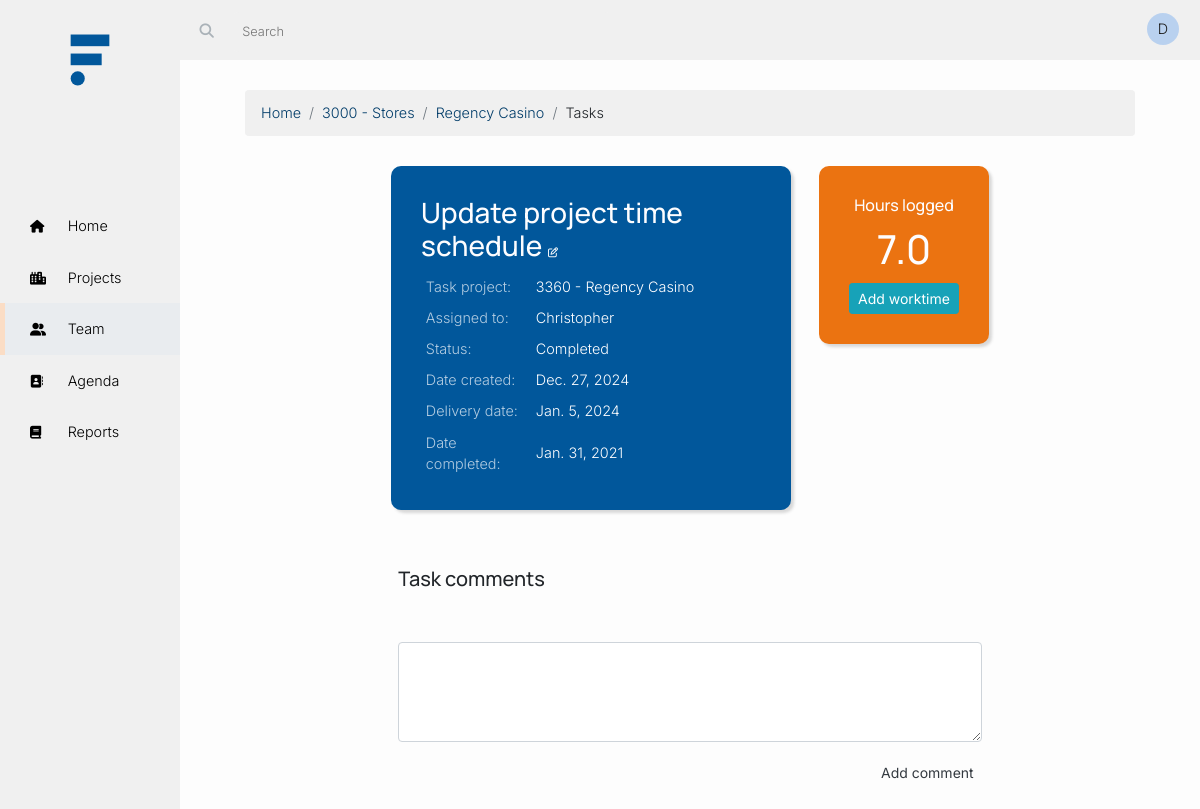
The page /team/tasks/1/ on the database its author committed.
### team/models.py (models this page shows, shortened)
class Task(models.Model):
    task_project = models.ForeignKey(Project,related_name='project_tasks',on_delete=models.CASCADE)
    task_description = models.CharField(max_length=264,unique=False)
    task_description_html = models.TextField(editable=False)
    task_owner = models.ForeignKey(User,related_name='user_tasks',on_delete=models.CASCADE)
    task_asignee = models.ForeignKey(User,related_name='assigned_tasks',on_delete=models.CASCADE, verbose_name='Assign task to')
    task_status_choices = (
        ('Completed', 'Completed'),
        ('Pending', 'Pending'),
    )
    task_status = models.CharField(max_length=30, choices = task_status_choices, blank = False, default="Pending")
    task_creation_date = models.DateTimeField(auto_now=True)
    task_due_date = models.DateField()
    task_completion_date = models.DateTimeField(null=True, blank=True)
    class Meta:
        ordering = ['task_due_date']

### projects/models.py (models this page shows, shortened)
class Project(models.Model):
    project_category = models.ForeignKey(ProjectCategory,related_name='category_projects',on_delete=models.CASCADE)
    project_number = models.IntegerField(unique=True)
    project_name = models.CharField(max_length=264,unique=True)
    project_stage_choices = (
        ('Concept Design', 'CD - Concept Design'),
        ('Schematic Design', 'SD - Schematic Design'),
        ('Design Development', 'DD - Design Development'),
        ('Issued for Construction', 'IFC - Issued for Construction'),
        ('Closed', 'Closed'),
    )
    project_stage = models.CharField(max_length=30, choices = project_stage_choices, blank=False, default="CD")
    project_creator = models.ForeignKey(User,related_name="project_creator",on_delete=models.CASCADE)
    project_members = models.ManyToManyField(User,related_name="user_member_projects")
    project_delivery_date = models.DateField()
    project_status_choices = (
        ('On time', 'On time'),
        ('Delayed', 'Delayed'),
    )
    project_status = models.CharField(max_length=30, choices = project_status_choices, blank=False, default="On time")
    def __str__(self):
        return '{0} - {1}'.format(self.project_number, self.project_name)
    class Meta:
        unique_together = ('project_number','project_creator')
        ordering = ['project_number']

class ProjectCategory(models.Model):
    projectcategory_number = models.IntegerField(unique=True)
    projectcategory_name = models.CharField(max_length=264,unique=True)
    projectcategory_name_html = models.TextField(editable=False,default='',blank=True)
    def __str__(self):
        return '{0} - {1}'.format(self.projectcategory_number, self.projectcategory_name)
    class Meta:
        ordering = ['projectcategory_number']

### team/views.py (the view, shortened to what this page needs)
# urls.py: path('tasks/<int:pk>/', views.task_detail.as_view(), name='task_detail'),
class task_detail(View):
    def get(self, request, *args, **kwargs):
        view = task_display.as_view()
        return view(request, *args, **kwargs)

### team/forms.py
class CommentForm(forms.ModelForm):
    class Meta:
        model = Comment
        fields = ('comment_task','comment_author','comment_text',)
        labels = {
            'comment_text': '',
        }
        widgets = {
            'comment_author': forms.HiddenInput(),
            'comment_task': forms.HiddenInput(),
            'comment_text': forms.Textarea(),
            }

### ProjectManagement/context_processors.py (called while the page is built)
def user_colors(request):
    if request.user.is_authenticated:
        R_name_length = len(str(request.user))*40%255
        G_date_joined = int(str(request.user.date_joined)[14:16])*40%255
        B_date_joined = int(str(request.user.date_joined)[17:19])*40%255
    else:
        R_name_length = 0
        G_date_joined = 0
        B_date_joined = 0
    return {
        'R_name_length': R_name_length,
        'G_date_joined': G_date_joined,
        'B_date_joined': B_date_joined,
    }

### team/views.py (called while the page is built)
    def get_context_data(self, **kwargs):
        context = super().get_context_data(**kwargs)
        task = Task.objects.get(id=self.kwargs['pk'])
        hours_spent = Worktime.objects.filter(worktime_task=task).aggregate(Sum('worktime_hour'))
        context["form"] = CommentForm(
            initial={
            'comment_author': self.request.user,
            'comment_task': task,
            }
        )
        context["hours_spent"] = hours_spent
        context["task_comments"] = Comment.objects.filter(comment_task__id=self.kwargs['pk'])
        return context

### team/templates/team/task_detail.html (shortened to what this page needs)
{% extends 'base.html' %}
{% load bootstrap4 %}
{% block body %}
<div class="container">
  <nav aria-label="breadcrumb">
    <ol class="breadcrumb">
      <li class="breadcrumb-item"><a href="{% url 'index' %}">Home</a></li>
      <li class="breadcrumb-item"><a href="{% url 'projects:project_category' task.task_project.project_category.pk %}">{{ task.task_project.project_category }}</a></li>
      <li class="breadcrumb-item"><a href="{% url 'projects:project_detail' task.task_project.pk %}">{{ task.task_project.project_name }}</a></li>
      <li class="breadcrumb-item">Tasks</li>
    </ol>
  </nav>
  <div class="row justify-content-center align-items-start">
    <div class="col-auto p-1">
      <div class="card task-card">
        <div class="chart-container">
          <h3 class="white card-description">{{ task.task_description }}
            <a href="{% url 'team:edit_task_user' task.pk %}">
              <i class="far fa-edit" style="color:white; font-size:10px">
              </i>
            </a>
          </h3>
          <table style="width:100%" class="table-sm table-hover">
            <tr class="white">
              <td class="table-label align-top">Task project:</td>
              <td class="align-top">{{ task.task_project }}</td>
            </tr>
            <tr class="white">
              <td class="table-label align-top">Assigned to:</td>
              <td class="align-top">{{ task.task_asignee }}</td>
            </tr>
            <tr class="white">
              <td class="table-label align-top">Status:</td>
              <td class="align-top">{{ task.task_status }}</td>
            </tr>
            <tr class="white">
              <td class="table-label align-top">Date created:</td>
              <td class="align-top">{{ task.task_creation_date|date:'N j, Y' }}</td>
            </tr>
            <tr class="white">
              <td class="table-label align-top">Delivery date:</td>
              <td class="align-top">{{ task.task_due_date }}</td>
            </tr>
            {% if task.task_completion_date %}
            <tr class="white">
              <td class="table-label">Date completed:</td>
              <td class="align-middle">{{ task.task_completion_date|date:'N j, Y' }}</td>
            </tr>
            {% endif %}
          </table>
        </div>
      </div>
    </div>
    <div class="col-auto mb-2 p-1">
      <div class="card user-hours">
        <div class="chart-container text-center">
          <h6 class="hours-title white">Hours logged</h6>
          {% if hours_spent.worktime_hour__sum %}
          <h1 class="hours-number white">{{ hours_spent.worktime_hour__sum }}</h1>
          {% else %}
          <h1 class="hours-number white">0</h1>
          {% endif %}
          <div class="mb-0">
            <a href="{% url 'team:add_worktime_task' task.pk %}" class="btn btn-info btn-sm">Add worktime</a>
          </div>
        </div>
      </div>
    </div>
  </div>
<br>
<br>
  <div class="row justify-content-center">
    <div class="col-12 col-md-10 col-lg-8">
      <h5>Task comments</h5>
      <br>
      <form id="comment_form" method="post">
        {% bootstrap_form form %}
        <button id="comment_button" type="submit" style="float: right;" class="btn-sm btn-outline-dark">Add comment</button>
      </form>
      <br>
    </div>
    </div>
  </div>
</div>
{% endblock %}

### templates/base.html (shortened to what this page needs)
<!DOCTYPE html>
{% load bootstrap4 %}
{% url 'index' as start %}
{% url 'projects:project_categories_list' as projects %}
{% url 'subcontractors:contact_list' as subcontractors %}
{% url 'team:users_list' as team %}
{% url 'reports:reports_list' as reports %}
{% url 'login' as login %}
{% load static %}
<html lang="en">
<head>
  {% include "css_links.html" %}
</head>
<body>
  <div class="sideBar">
    <div id="logo">
      <a href="{% url 'index' %}">
        <img id="logo" src="{% static '/css/img/Logo.svg' %}" alt="logo" />
      </a>
    </div>
    <nav>
      <a class="nav-link {% if request.path == start %} active {% elif '/search/' in request.path %} active {% endif %}" href="{% url 'index' %}">
        <i class="fas fa-home"></i>
        Home
      </a>
      <a class="nav-link {% if '/projects/' in request.path %} active {% endif %}" href="{% url 'projects:project_categories_list' %}">
        <i class="fas fa-city"></i>
        Projects
      </a>
      <a class="nav-link {% if '/team/' in request.path %} active {% elif '/accounts/' in request.path %} active {% endif %}" href="{% url 'team:users_list' %}">
        <i class="fas fa-user-friends"></i>
        Team
      </a>
      <a class="nav-link {% if '/subcontractors/' in request.path %} active {% endif %}" href="{% url 'subcontractors:contact_list' %}">
        <i class="fas fa-address-book"></i>
        Agenda
      </a>
      <a class="nav-link {% if '/reports/' in request.path %} active {% endif %}" href="{% url 'reports:reports_list' %}">
        <i class="fas fa-book"></i>
        Reports
      </a>
      </nav>
  </div>
  <header>
    <div class="nav-tools">
      {% if user.is_authenticated %}
      <div class="searchBar">
        <form action="{% url 'projectsearch' %}" method="get" accept-charset="utf-8">
          <button type="submit">
            <i class="fas fa-search"></i>
          </button>
          <input type="text" id='searchInput' name="q" placeholder="Search">
        </form>
      </div>
      <div class="dropdown">
        <span class="nav-link pl-0" id="dropdownMenuButton2" data-toggle="dropdown">
          <div class="user-circle" style="background-color:rgba{{ user.profile.user_color }};">
            <span class="black initials" style="cursor:default">
              {{ user.username|first|title }}
            </span>
          </div>
        </span>
      </div>
    {% else %}
    <div class="user-area">
      <a href="{% url 'login' %}" class="nav-link login" href="#" role="button" aria-haspopup="true" aria-expanded="false">
        Login
      </a>
    </div>
    {% endif %}
  </div>
</header>
<div id="page-content-wrapper">
  <div class="content">
    {% block body %}
    {% endblock %}
  </div>
{% include "scripts_links.html" %}
</body>
</html>

### static/css/master.css (style rules this page uses)
:root { --blue: #01579b; --lightblue: #ccddeb; --darkblue: #013C69; --orange: #EB7311; --lightorange: #fbddc5; --darkorange: #fbddc5; --accent: #fbddc5; --borderRadius: 10px; --border: 0.5px solid lightgrey; --mainFont: 'Manrope', sans-serif; --secondaryFont: 'Inter', sans-serif; }
* { box-sizing: border-box; }
a { color: var(--darkblue); }
body { font-family: var(--secondaryFont); background: #FDFDFD; font-size: 0.9rem; }
body li { font-family: var(--secondaryFont); font-weight: 300; }
body h1, h2, h3, h4, h5, h6 { font-family: var(--mainFont); font-weight: 500; }
tr td { font-size: .9rem; font-family: var(--secondaryFont); font-weight: 300; }
.sideBar { background: #F0F0F0; height: 100%; width: 180px; position: fixed; padding-top: 0px; top: 0; left: 0; overflow: auto; }
.sideBar img { width: 100px; padding-top: 10px; }
.sideBar nav { padding-top: 120px; }
.sideBar a { display: block; color: black; text-decoration: none; padding: 15px 30px; font-weight: 300; transition: all 0.1s ease-in-out; }
.sideBar a.active { background: #E9ECEF; border-left: 5px solid var(--accent); padding: 15px 30px 15px 25px; }
.sideBar a .fas { color: black; font-size: .8rem; margin-right: .8rem; display: inline-block; width: 1.3rem; position: relative; top: 0px; }
#logo { height: 80px; display:block; margin: 0px auto; }
header { z-index: 100; margin-left: 180px; padding: 5px; background: #F0F0F0; position: fixed; top: 0; width: -moz-calc(100% - 180px); width: -webkit-calc(100% - 180px); width: -o-calc(100% - 180px); width: calc(100% - 180px); }
header .nav-tools { height: 50px; }
header .searchBar { display: inline-block; padding: 5px 5px 5px 0px; }
header .searchBar input { background: #F0F0F0; border: none; border-radius: 8px; font-size: .8rem; color: #000000; padding: 10px; font-weight: 300; width: 380px; }
header .searchBar .fas { color: #aab2b8; padding: 1em 1em 1em 1em; }
:root { --avatar-size: 2rem; }
header .dropdown { float: right; display: inline-block; }
.user-circle { display: inline-block; border-radius: 50%; height: var(--avatar-size); text-align: center; width: var(--avatar-size); font-weight: 300; }
.initials { font-size: .9rem; line-height: .2rem; position: relative; top: calc(var(--avatar-size) / 7); }
#page-content-wrapper { margin-left: 180px; padding-top: 50px; }
.content { padding: 40px; }
.content a { text-decoration: none; }
.breadcrumb { background-color: #F0F0F0; }

### static/css/content-area.css (style rules this page uses)
* { margin: 0px; padding: 0px; box-sizing: border-box; }
body, html { height: 100vh; }
.content { margin: 0px auto; }
.content:after, .row:after { display: table; clear: both; }
button { background: transparent; box-shadow: 0px 0px 0px transparent; border: 0px solid transparent; text-shadow: 0px 0px 0px transparent; }
.card h6 { margin-bottom: 1.4rem; }
.card { margin: 10px; border-radius: 10px; -webkit-box-shadow: 3px 3px 3px rgba(68, 68, 68, 0.2); -moz-box-shadow: 3px 3px 3px rgba(68, 68, 68, 0.2); box-shadow: 3px 3px 3px rgba(68, 68, 68, 0.2); }
.cards .recent-activity, .team-activity, .task-card, .contact-card { background-color: var(--blue); border: none; }
.user-hours { background-color: var(--orange); border: none; }
.chart-container { padding: 30px; }
.chart-container a { text-decoration: none; }
.black { color: #1F1F1F; }
.white { color: #fdfdff; }
.form-control { font-size: .9rem; font-weight: 300; }
.table-label { opacity: 0.7; width: 110px; }
.task-card { width: 400px; }
h6.hours-title { margin-bottom: 10px; }
h1.hours-number { margin-bottom: 10px; }
textarea { width: 300px; height: 100px; }
@media (min-width: 1200px) { .container { max-width: 920px; } }

### rows shown on the page
Task: task_project.project_category "3000 - Stores", task_project.project_name "Regency Casino", task_description "Update project time schedule", task_project "3360 - Regency Casino", task_asignee "Christopher", task_status "Completed", task_creation_date "Dec. 27, 2024", task_due_date "Jan. 5, 2024", task_completion_date "Jan. 31, 2021"

### other values the page prints
{{ user.username|first|title }} "D"
{{ hours_spent.worktime_hour__sum }} "7.0"
